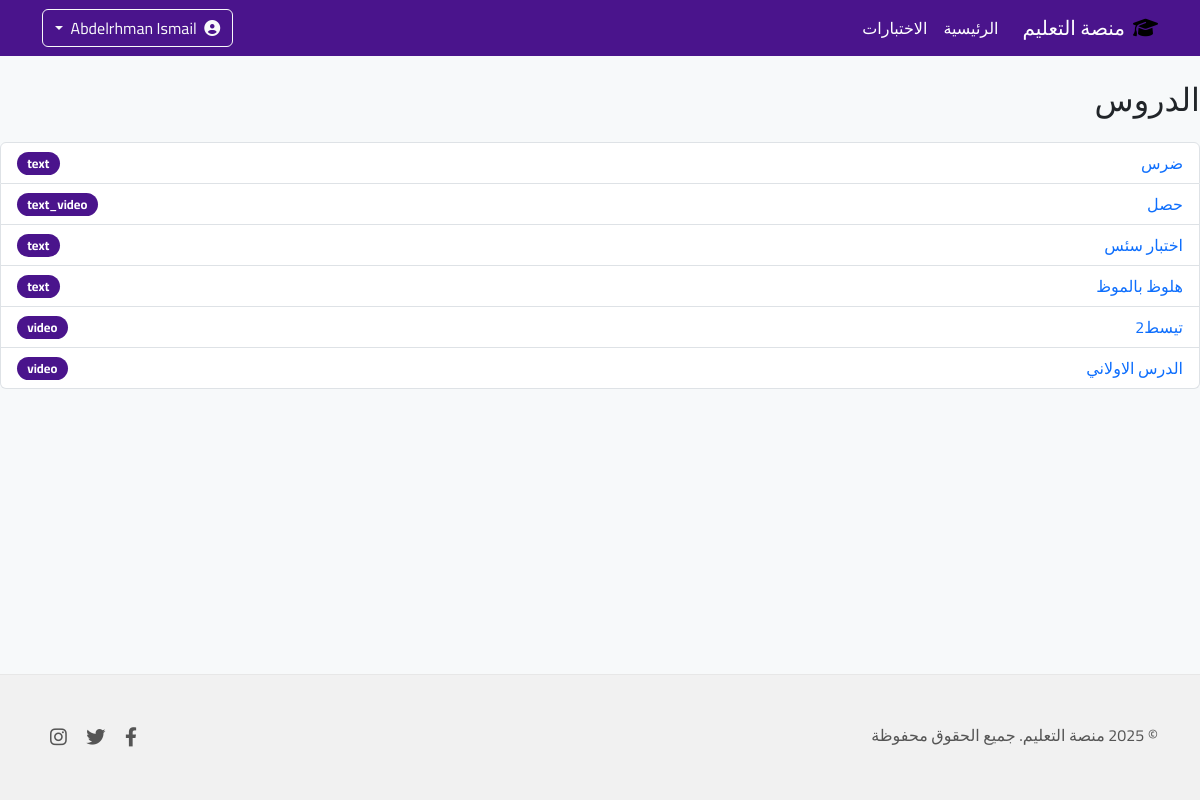
The app's page / (signed in) with its own data.
### core/models.py (models this page shows, shortened)
class Lesson(models.Model):
    TYPE_CHOICES = (
        ('text', 'Text'),
        ('video', 'Video'),
        ('text_video', 'Text + Video'),  # جديد
    )
    title = models.CharField(max_length=255)
    lesson_type = models.CharField(max_length=20, choices=TYPE_CHOICES, default='text')
    content = models.TextField(blank=True)
    video_file = models.FileField(upload_to='videos/', blank=True, null=True)
    pdf_file = models.FileField(upload_to='pdfs/', blank=True, null=True)
    text_position = models.CharField(
        max_length=10,
        choices=(('top', 'النص فوق الفيديو'), ('bottom', 'النص تحت الفيديو')),
        default='top',
        blank=True,
        null=True
    )
    is_hidden = models.BooleanField(default=False, verbose_name="إخفاء الدرس", help_text="إذا تم تحديده، سيتم إخفاء الدرس عن الطلاب.")
    created_at = models.DateTimeField(auto_now_add=True)

### core/views.py (the view)
# urls.py: path('', views.home, name='home'),
@login_required
def home(request):
    if is_admin(request.user):
        lessons = Lesson.objects.all().order_by('-created_at')
    else:
        lessons = Lesson.objects.filter(is_hidden=False).order_by('-created_at')
    return render(request, 'home.html', {'lessons': lessons})

### core/views.py (called while the page is built)
def is_admin(user):
    if not user.is_authenticated:
        return False
    try:
        return user.profile.role == 'admin' or user.is_superuser or user.is_staff
    except Profile.DoesNotExist:
        return user.is_superuser or user.is_staff

### templates/home.html
{% extends 'base.html' %}
{% block content %}
  <h2 class="mb-4">الدروس</h2>
  <ul class="list-group">
    {% for l in lessons %}
      <li class="list-group-item d-flex justify-content-between align-items-center">
        <a href="{% url 'lesson_detail' l.id %}">{{ l.title }}</a>
        <span class="badge bg-primary rounded-pill">{{ l.lesson_type }}</span>
      </li>
    {% empty %}
      <li class="list-group-item">لا توجد دروس</li>
    {% endfor %}
  </ul>
{% endblock %}

### static/style.css (style rules this page uses)
:root { --primary: #4a148c; --secondary: #3e0f7a; --main-bg: #f7f9fa; --font-main: 'Cairo', 'Tajawal', 'Segoe UI', Arial, sans-serif; }
body { background: var(--main-bg); font-family: var(--font-main); direction: rtl; }
a { text-decoration: none; }
.bg-primary { background-color: var(--primary) !important; }
.badge { font-size: 0.8rem; padding: 0.4em 0.8em; }

### records on screen
Lesson: title "ضرس", lesson_type "text"
Lesson: title "حصل", lesson_type "text_video"
Lesson: title "اختبار سئس", lesson_type "text"
Lesson: title "هلوظ بالموظ", lesson_type "text"
Lesson: title "تيسط2", lesson_type "video"
Lesson: title "الدرس الاولاني", lesson_type "video"
